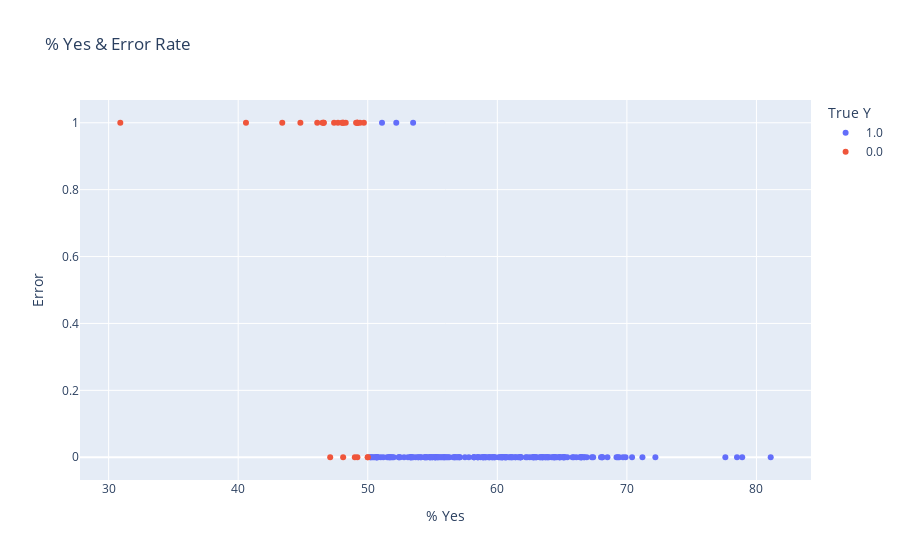

The notebook cell saved with this chart:
### Code cell
# Plot % Yes & Error
plts.plot_yes_perc_error(X_test_all, y_test, y_pred_dt)

### Figure 1 — Plotly figure (JSON) as saved in the notebook; plotly's stock layout.template omitted (floating-point values rounded to 4 significant figures; data arrays with more than 128 entries replaced by an {"elided": "..."} marker saying what was removed)
{"data": [{"customdata": {"elided": "191x1 str values"}, "hovertemplate": "True Y=1.0<br>% Yes=%{x}<br>Error=%{y}<br>Municipality=%{customdata[0]}<extra></extra>", "legendgroup": "1.0", "marker": {"color": "#636efa", "symbol": "circle"}, "mode": "markers", "name": "1.0", "orientation": "v", "showlegend": true, "type": "scatter", "x": {"elided": "191 float values"}, "xaxis": "x", "y": {"elided": "191 int values"}, "yaxis": "y"}, {"customdata": [["Safiental"], ["Ziefen"], ["Maur"], ["Begnins"], ["Bätterkinden"], ["Fürstenau"], ["Apples"], ["Schelten"], ["Ittigen"], ["Muri (AG)"], ["Veyrier"], ["Schwerzenbach"], ["Lutry"], ["Genève"], ["Unterbäch"], ["Richterswil"], ["Ennetbaden"], ["Pregny-Chambésy"], ["Onsernone"], ["Bedigliora"], ["Wettswil am Albis"], ["Hedingen"], ["La Chaux-de-Fonds"], ["Carouge (GE)"], ["Mauraz"], ["Rheinfelden"]], "hovertemplate": "True Y=0.0<br>% Yes=%{x}<br>Error=%{y}<br>Municipality=%{customdata[0]}<extra></extra>", "legendgroup": "0.0", "marker": {"color": "#EF553B", "symbol": "circle"}, "mode": "markers", "name": "0.0", "orientation": "v", "showlegend": true, "type": "scatter", "x": [47.4, 48.3, 50, 49.2, 47.7, 49.2, 49.2, 48.1, 47.1, 49.4, 49, 46.6, 50, 44.8, 46.5, 48.1, 30.9, 48, 49.1, 48.1, 46.6, 46.1, 49.7, 43.4, 40.6, 49.2], "xaxis": "x", "y": [1, 1, 0, 1, 1, 1, 1, 1, 0, 1, 0, 1, 0, 1, 1, 0, 1, 1, 1, 1, 1, 1, 1, 1, 1, 0], "yaxis": "y"}], "layout": {"legend": {"title": {"text": "True Y"}, "tracegroupgap": 0}, "title": {"text": "% Yes & Error Rate"}, "xaxis": {"anchor": "y", "domain": [0, 1], "title": {"text": "% Yes"}}, "yaxis": {"anchor": "x", "domain": [0, 1], "title": {"text": "Error"}}}}
